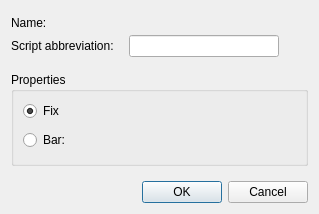
<?xml version="1.0" encoding="UTF-8"?>
<ui version="4.0">
 <class>DialogSystemStatistic</class>
 <widget class="QDialog" name="DialogSystemStatistic">
  <property name="geometry">
   <rect>
    <x>0</x>
    <y>0</y>
    <width>319</width>
    <height>214</height>
   </rect>
  </property>
  <property name="windowTitle">
   <string>Statistic</string>
  </property>
  <layout class="QGridLayout" name="gridLayout_2">
   <item row="0" column="0">
    <layout class="QVBoxLayout" name="verticalLayout_2" stretch="1,0">
     <property name="spacing">
      <number>15</number>
     </property>
     <item>
      <layout class="QVBoxLayout" name="verticalLayout">
       <item>
        <layout class="QGridLayout" name="gridLayout">
         <property name="verticalSpacing">
          <number>0</number>
         </property>
         <item row="0" column="0">
          <widget class="QLabel" name="labelName">
           <property name="text">
            <string>Name:</string>
           </property>
          </widget>
         </item>
         <item row="0" column="1">
          <widget class="WidgetTextLang" name="widgetName" native="true">
           <property name="minimumSize">
            <size>
             <width>150</width>
             <height>0</height>
            </size>
           </property>
           <property name="maximumSize">
            <size>
             <width>150</width>
             <height>16777215</height>
            </size>
           </property>
          </widget>
         </item>
         <item row="0" column="2" rowspan="2">
          <spacer name="horizontalSpacer">
           <property name="orientation">
            <enum>Qt::Horizontal</enum>
           </property>
           <property name="sizeHint" stdset="0">
            <size>
             <width>178</width>
             <height>38</height>
            </size>
           </property>
          </spacer>
         </item>
         <item row="1" column="0">
          <widget class="QLabel" name="labelScriptAbbreviation">
           <property name="text">
            <string>Script abbreviation:</string>
           </property>
          </widget>
         </item>
         <item row="1" column="1">
          <widget class="QLineEdit" name="lineEditAbbrevation">
           <property name="minimumSize">
            <size>
             <width>150</width>
             <height>0</height>
            </size>
           </property>
           <property name="maximumSize">
            <size>
             <width>150</width>
             <height>16777215</height>
            </size>
           </property>
          </widget>
         </item>
        </layout>
       </item>
       <item>
        <widget class="QGroupBox" name="groupBoxProperties">
         <property name="title">
          <string>Properties</string>
         </property>
         <layout class="QGridLayout" name="gridLayout_4">
          <item row="0" column="0">
           <layout class="QGridLayout" name="gridLayout_3">
            <item row="0" column="0">
             <widget class="QRadioButton" name="radioButtonFix">
              <property name="text">
               <string>Fix</string>
              </property>
              <property name="checked">
               <bool>true</bool>
              </property>
             </widget>
            </item>
            <item row="0" column="1">
             <spacer name="horizontalSpacer_2">
              <property name="orientation">
               <enum>Qt::Horizontal</enum>
              </property>
              <property name="sizeHint" stdset="0">
               <size>
                <width>208</width>
                <height>20</height>
               </size>
              </property>
             </spacer>
            </item>
            <item row="0" column="2" rowspan="2">
             <spacer name="horizontalSpacer_3">
              <property name="orientation">
               <enum>Qt::Horizontal</enum>
              </property>
              <property name="sizeHint" stdset="0">
               <size>
                <width>78</width>
                <height>48</height>
               </size>
              </property>
             </spacer>
            </item>
            <item row="1" column="0">
             <widget class="QRadioButton" name="radioButtonBar">
              <property name="text">
               <string>Bar:</string>
              </property>
             </widget>
            </item>
            <item row="1" column="1">
             <widget class="WidgetPicture" name="widgetPictureBar" native="true">
              <property name="minimumSize">
               <size>
                <width>200</width>
                <height>27</height>
               </size>
              </property>
              <property name="maximumSize">
               <size>
                <width>200</width>
                <height>27</height>
               </size>
              </property>
             </widget>
            </item>
           </layout>
          </item>
         </layout>
        </widget>
       </item>
      </layout>
     </item>
     <item>
      <widget class="QDialogButtonBox" name="buttonBox">
       <property name="orientation">
        <enum>Qt::Horizontal</enum>
       </property>
       <property name="standardButtons">
        <set>QDialogButtonBox::Cancel|QDialogButtonBox::Ok</set>
       </property>
      </widget>
     </item>
    </layout>
   </item>
  </layout>
 </widget>
 <customwidgets>
  <customwidget>
   <class>WidgetPicture</class>
   <extends>QWidget</extends>
   <header>widgetpicture.h</header>
   <container>1</container>
  </customwidget>
  <customwidget>
   <class>WidgetTextLang</class>
   <extends>QWidget</extends>
   <header>widgettextlang.h</header>
   <container>1</container>
  </customwidget>
 </customwidgets>
 <resources/>
 <connections>
  <connection>
   <sender>buttonBox</sender>
   <signal>accepted()</signal>
   <receiver>DialogSystemStatistic</receiver>
   <slot>accept()</slot>
   <hints>
    <hint type="sourcelabel">
     <x>248</x>
     <y>254</y>
    </hint>
    <hint type="destinationlabel">
     <x>157</x>
     <y>274</y>
    </hint>
   </hints>
  </connection>
  <connection>
   <sender>buttonBox</sender>
   <signal>rejected()</signal>
   <receiver>DialogSystemStatistic</receiver>
   <slot>reject()</slot>
   <hints>
    <hint type="sourcelabel">
     <x>316</x>
     <y>260</y>
    </hint>
    <hint type="destinationlabel">
     <x>286</x>
     <y>274</y>
    </hint>
   </hints>
  </connection>
 </connections>
</ui>
